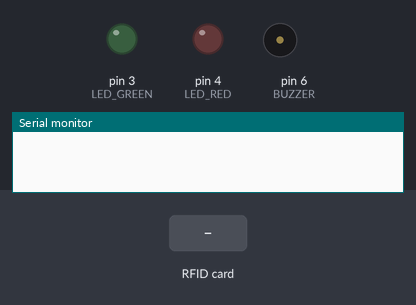
Bench run of a sketch on a simulated Arduino Uno, built with avr-gcc and run on an emulated ATmega328P. On the bench: output pins drawn as LEDs (lit = HIGH), buzzer (waves = sounding), the last lines printed to the serial monitor. The test bench sets the inputs (shaded band). Pins used as bus, display or sensor lines are not drawn.

Above: at 1.2 s.
1.3 s: RFID card 5E 7A 19 C4 held to the reader
At 1.65 s:
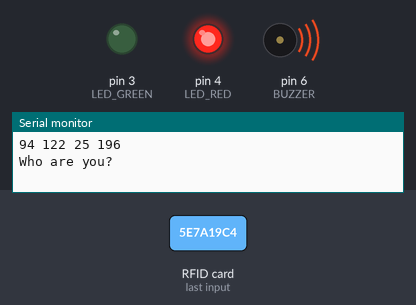
At 2.3 s:
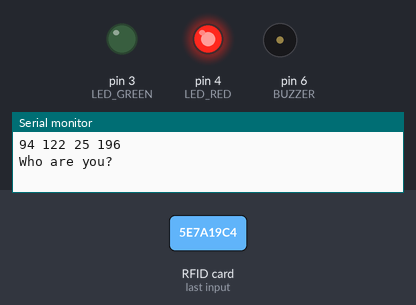
Timing chart, 0 to 4.3 s (numbered marks = the images above; inputs shaded):
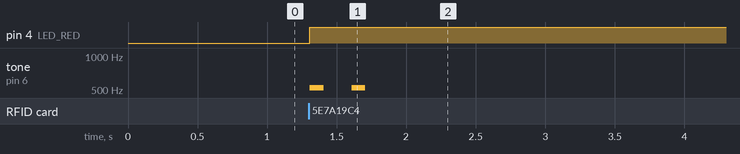

Measured:
- after the input at 1.3 s, pin 4 (LED_RED): LOW → HIGH at once; tone on pin 6 (BUZZER): alternates 523 Hz for 0.10 s and silent for 0.20 s, 4 changes in all, then stays silent, starting at once

The sketch:

RFID_Access.ino
```cpp
#include <SPI.h>
#include <MFRC522.h>
#define RST_PIN 9
#define SS_PIN 10

#define LED_GREEN 3
#define LED_RED 4
#define BUZZER 6

MFRC522 mfrc522(SS_PIN, RST_PIN);
byte Access[] = {20, 4, 2, 43};
boolean ccard = true;

void setup()
{
    Serial.begin(9600);
    SPI.begin();
    mfrc522.PCD_Init();
    pinMode(LED_GREEN, OUTPUT);
    pinMode(LED_RED, OUTPUT);
    pinMode(BUZZER, OUTPUT);
}

void loop()
{
    ccard = true;
    if (!mfrc522.PICC_IsNewCardPresent())
    {
        return;
    }

    if (!mfrc522.PICC_ReadCardSerial())
    {
        return;
    }

    for (int i = 0; i < 4; i++){
        Serial.print(mfrc522.uid.uidByte[i]);
        Serial.print(" ");
        if (mfrc522.uid.uidByte[i] != Access[i])
        {
            ccard = false;
        }
    }
    Serial.println();
    if(ccard == true) {
        digitalWrite(LED_GREEN, HIGH);
        digitalWrite(LED_RED, LOW);
        Serial.println("You are accepted.");
        tone(BUZZER, 523, 100);
        delay(500);
    }
    else {
        digitalWrite(LED_GREEN, LOW);
        digitalWrite(LED_RED, HIGH);
        Serial.println("Who are you?");
        tone(BUZZER, 523, 100);
        delay(300);
        tone(BUZZER, 523, 100);
        delay(500);
    }
}
```
